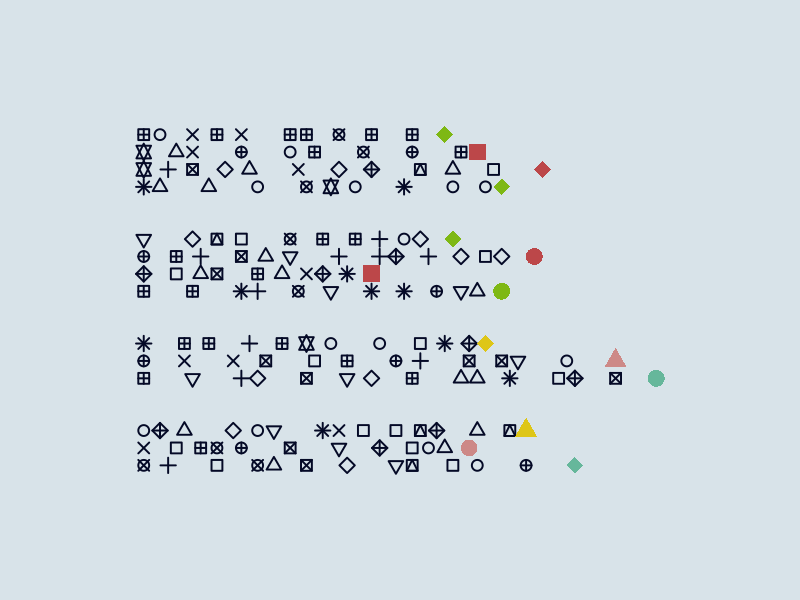
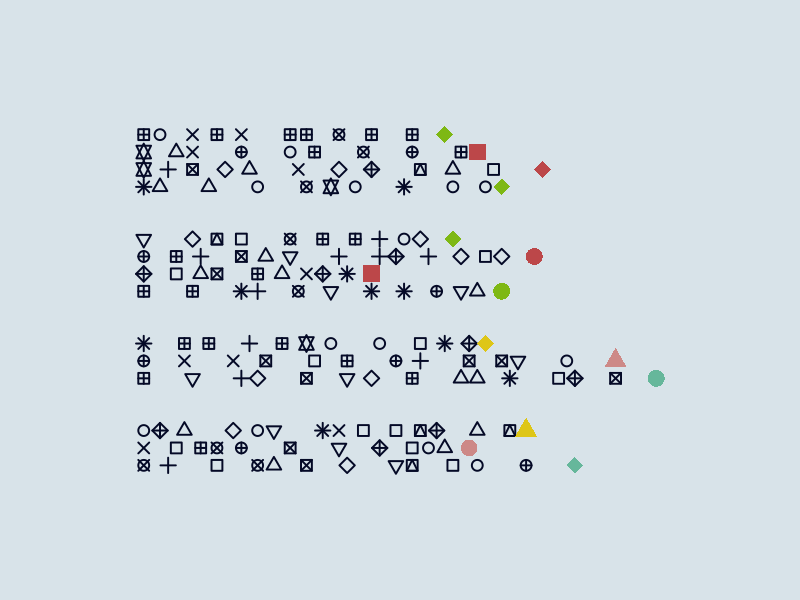

Write R code to recreate these figures, in order.
# Load libraries ---------------------------------------------------------------

library(dplyr)
library(ggplot2)
# Also requires {tibble}, {scales}

# Modifiable parameters --------------------------------------------------------

seed_num <- 784
bg_colour <- "#D8E3E9"
hex_main <- "#040926"
hex_A <- "#7EB814"
hex_B <- "#BC4749"
hex_C <- "#DEC617"
hex_D <- "#CD8987"
hex_E <- "#66B79B"

# Create data ------------------------------------------------------------------

# Typical Petrarchan sonnet structure:
# ABBA ABBA CDE CDE

df_initial <- tibble::tibble(
  group = rep(1:14, each = 16),
  point_id = rep(1:16, times = 14))

set.seed(seed_num)
df_max_list <- df_initial %>%
  distinct(group) %>%
  mutate(
      max = sample(seq(10, 16, by = 1), n(), replace = TRUE),
      y = c(
        rev(seq(32, 38, by = 2)),
        rev(seq(20, 26, by = 2)),
        rev(seq(10, 14, by = 2)),
        rev(seq(0, 4, by = 2))))

set.seed(seed_num)
df_complete <- left_join(df_initial, df_max_list, by = "group") %>%
  group_by(group) %>%
  mutate(
    keep_flag = case_when(
      point_id <= max ~ "keep",
      point_id > max  ~ "drop")) %>%
  ungroup() %>%
  filter(keep_flag == "keep") %>%
  select(-keep_flag) %>%
  mutate(
    x_count_var = sample(seq(0.02, 0.06, by = 0.01), n(), replace = TRUE),
    x_count_var = case_when(
      point_id == 1 ~ 0,
      TRUE          ~ x_count_var)) %>%
  group_by(group) %>%
  mutate(
    x = cumsum(x_count_var)) %>%
  ungroup() %>%
  mutate(
    shape_num = case_when(
      point_id == max ~ sample(seq(15, 18, by = 1), n(), replace = TRUE),
      TRUE            ~ sample(seq(0, 14, by = 1), n(), replace = TRUE)),
    rhyming_flag = case_when(
      group %in% c(1,4,5,8) ~ "A",
      group %in% c(2,3,6,7) ~ "B",
      group %in% c(9,12)    ~ "C",
      group %in% c(10,13)   ~ "D",
      group %in% c(11,14)   ~ "E"),
    colour_hex = case_when(
      point_id == max &
        rhyming_flag == "A" ~ hex_A,
      point_id == max &
        rhyming_flag == "B" ~ hex_B,
      point_id == max &
        rhyming_flag == "C" ~ hex_C,
      point_id == max &
        rhyming_flag == "D" ~ hex_D,
      point_id == max &
        rhyming_flag == "E" ~ hex_E,
      TRUE                  ~ hex_main),
    point_size = case_when(
      point_id == max ~ 5,
      TRUE            ~ 3)) %>%
  select(-max)

# Build plot -------------------------------------------------------------------

ggplot() +
  geom_point(
    data = df_complete,
    aes(x = x, y = y, colour = colour_hex, shape = shape_num, group = group,
        size = point_size),
    stroke = 1) +
  scale_colour_identity() +
  scale_shape_identity() +
  scale_size_identity() +
  theme_void() +
  theme(
    plot.margin = margin(3,3,3,3, unit = "cm"),
    plot.background = element_rect(fill = bg_colour, colour = bg_colour))

# Save to file -----------------------------------------------------------------

ggsave(
  here::here("img/20230128.png"), last_plot(),
  width = 12, height = 9, units = "in", dpi = 600)
